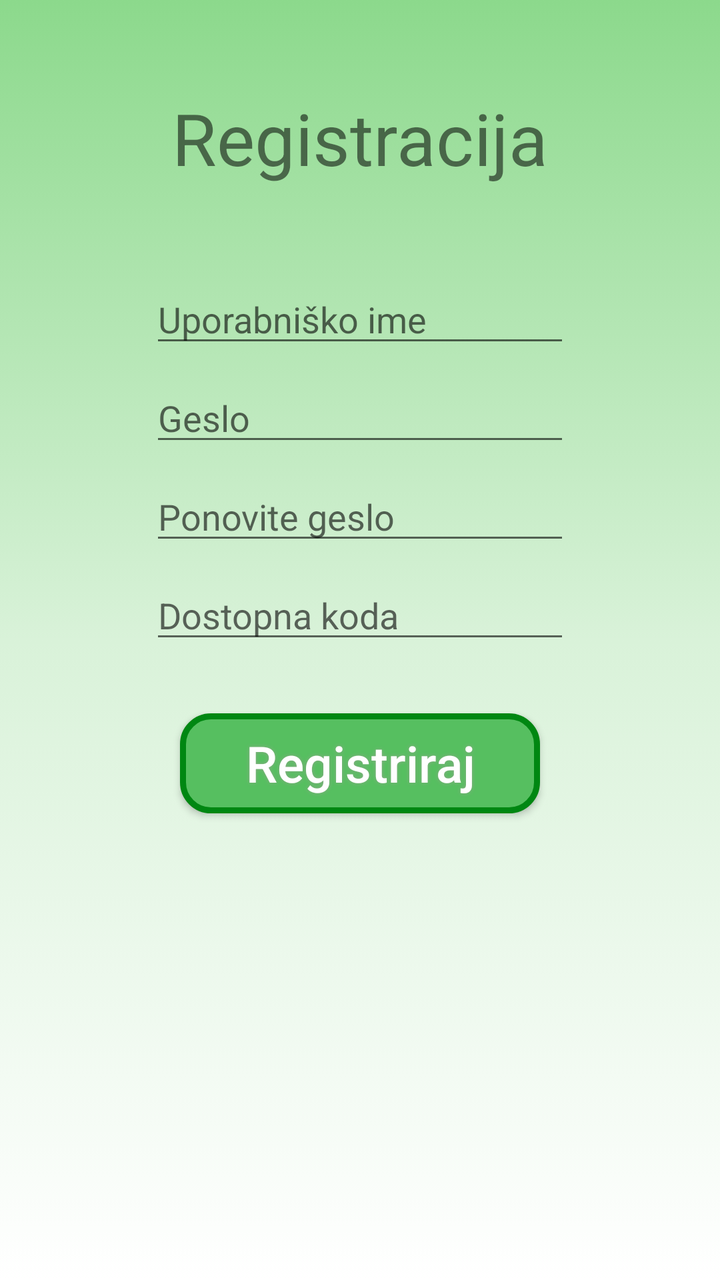
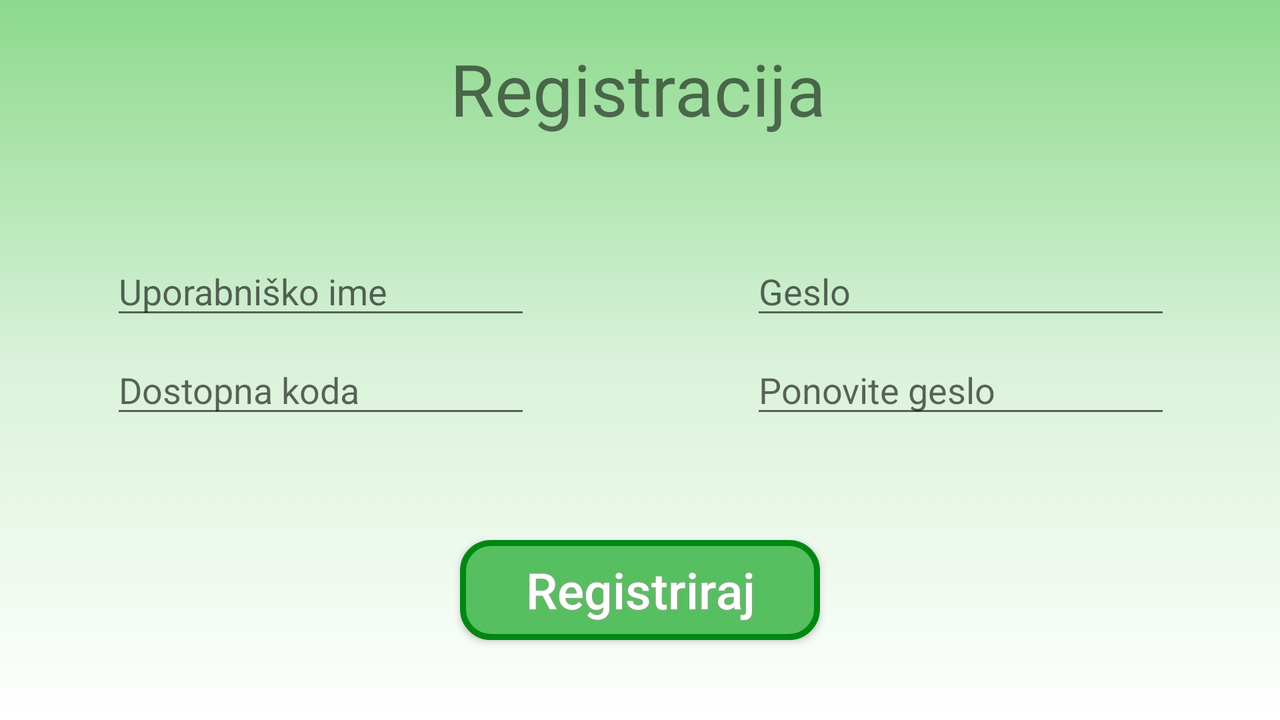

Compare how this app lays out the same screen by default and in its alternative resource folder. The renders come first, then the two layout files and the values they reference.
<!-- AndroidManifest.xml: application theme AppTheme -->
<!-- res/layout/activity_registracija.xml -->
<?xml version="1.0" encoding="utf-8"?>
<android.support.constraint.ConstraintLayout xmlns:android="http://schemas.android.com/apk/res/android"
    xmlns:app="http://schemas.android.com/apk/res-auto"
    xmlns:tools="http://schemas.android.com/tools"
    android:layout_width="match_parent"
    android:layout_height="match_parent"
    android:background="@drawable/bacground_color"
    tools:context=".Registracija">

    <EditText
        android:id="@+id/editText"
        android:layout_width="wrap_content"
        android:layout_height="wrap_content"
        android:layout_marginEnd="8dp"
        android:layout_marginStart="8dp"
        android:layout_marginTop="8dp"
        android:ems="10"
        android:hint="Uporabniško ime"
        android:inputType="textPersonName"
        app:layout_constraintEnd_toEndOf="parent"
        app:layout_constraintStart_toStartOf="parent"
        app:layout_constraintTop_toTopOf="@+id/guideline" />

    <EditText
        android:id="@+id/editText3"
        android:layout_width="wrap_content"
        android:layout_height="wrap_content"
        android:layout_marginEnd="8dp"
        android:layout_marginStart="8dp"
        android:layout_marginTop="8dp"
        android:ems="10"
        android:hint="Geslo"
        android:inputType="textPassword"
        app:layout_constraintEnd_toEndOf="parent"
        app:layout_constraintStart_toStartOf="parent"
        app:layout_constraintTop_toBottomOf="@+id/editText" />

    <EditText
        android:id="@+id/editText4"
        android:layout_width="wrap_content"
        android:layout_height="wrap_content"
        android:layout_marginEnd="8dp"
        android:layout_marginStart="8dp"
        android:layout_marginTop="8dp"
        android:ems="10"
        android:hint="Ponovite geslo"
        android:inputType="textPassword"
        app:layout_constraintEnd_toEndOf="parent"
        app:layout_constraintStart_toStartOf="parent"
        app:layout_constraintTop_toBottomOf="@+id/editText3" />

    <EditText
        android:id="@+id/editText5"
        android:layout_width="wrap_content"
        android:layout_height="wrap_content"
        android:layout_marginEnd="8dp"
        android:layout_marginStart="8dp"
        android:layout_marginTop="8dp"
        android:ems="10"
        android:hint="Dostopna koda"
        android:inputType="numberPassword"
        app:layout_constraintEnd_toEndOf="parent"
        app:layout_constraintStart_toStartOf="parent"
        app:layout_constraintTop_toBottomOf="@+id/editText4" />

    <android.support.constraint.Guideline
        android:id="@+id/guideline"
        android:layout_width="wrap_content"
        android:layout_height="wrap_content"
        android:orientation="horizontal"
        app:layout_constraintGuide_percent="0.20232172" />

    <TextView
        android:id="@+id/textView"
        android:layout_width="wrap_content"
        android:layout_height="wrap_content"
        android:layout_marginBottom="8dp"
        android:layout_marginEnd="8dp"
        android:layout_marginStart="8dp"
        android:layout_marginTop="8dp"
        android:text="Registracija"
        android:textSize="36sp"
        app:layout_constraintBottom_toTopOf="@+id/editText"
        app:layout_constraintEnd_toEndOf="parent"
        app:layout_constraintStart_toStartOf="parent"
        app:layout_constraintTop_toTopOf="parent" />

    <Button
        android:id="@+id/ID_registerBtnReg"

        android:layout_width="180dp"
        android:layout_height="50dp"

        android:layout_marginEnd="8dp"
        android:layout_marginStart="8dp"
        android:layout_marginTop="30dp"
        android:background="@drawable/button_green"
        android:shadowColor="#8BA886"
        android:shadowDx="0"
        android:shadowDy="0"
        android:shadowRadius="5"
        android:text="@string/registriraj"
        android:textAllCaps="false"
        android:textColor="#FFFFFF"
        android:textSize="25sp"
        app:layout_constraintEnd_toEndOf="parent"
        app:layout_constraintStart_toStartOf="parent"
        app:layout_constraintTop_toBottomOf="@+id/editText5" />

</android.support.constraint.ConstraintLayout>
<!-- resources referenced by this layout -->
<resources>
  <!-- drawable bacground_color (drawable) -->
  <?xml version="1.0" encoding="UTF-8"?>
  <selector xmlns:android="http://schemas.android.com/apk/res/android">
      <item>
          <shape>
              <gradient
                  android:startColor="#ffffff"
                  android:centerColor="#d9f2d9"
                  android:endColor="#8cd98c"
                  android:angle="90"/>
          </shape>
      </item>
  </selector>
  <!-- drawable button_green (drawable) -->
  <?xml version="1.0" encoding="utf-8"?>
  <shape xmlns:android="http://schemas.android.com/apk/res/android" android:shape="rectangle" >
      <corners
          android:radius="14dp"
          />
      <solid
          android:color="#56BF60"
          />
      <padding
          android:left="0dp"
          android:top="0dp"
          android:right="0dp"
          android:bottom="0dp"
          />
      <size
          android:width="250dp"
          android:height="60dp"
          />
      <stroke
          android:width="3dp"
          android:color="#008712"
          />
  </shape>
  <string name="registriraj">Registriraj</string>
  <style name="AppTheme" parent="Theme.AppCompat.Light.DarkActionBar">
          
          <item name="colorPrimary">@color/colorGreen</item>
          <item name="colorPrimaryDark">@color/colorGreenDark</item>
          <item name="colorAccent">@color/colorGreen</item>
      </style>
  <color name="colorGreen"> #339933</color>
  <color name="colorGreenDark">#006600</color>
</resources>
<!-- res/layout-land/activity_registracija.xml (the repository's variant of the layout above) -->
<!-- drawn on the phone turned sideways -->
<?xml version="1.0" encoding="utf-8"?>
<android.support.constraint.ConstraintLayout xmlns:android="http://schemas.android.com/apk/res/android"
    xmlns:app="http://schemas.android.com/apk/res-auto"
    xmlns:tools="http://schemas.android.com/tools"
    android:layout_width="match_parent"
    android:layout_height="match_parent"
    android:background="@drawable/bacground_color"
    tools:context=".Registracija">

    <EditText
        android:id="@+id/ID_name"
        android:layout_width="wrap_content"
        android:layout_height="wrap_content"
        android:layout_marginEnd="8dp"
        android:layout_marginStart="8dp"
        android:layout_marginTop="8dp"
        android:ems="10"
        android:hint="Uporabniško ime"
        android:inputType="textPersonName"
        app:layout_constraintEnd_toStartOf="@+id/guideline2"
        app:layout_constraintStart_toStartOf="parent"
        app:layout_constraintTop_toTopOf="@+id/guideline" />

    <EditText
        android:id="@+id/ID_passwrod"
        android:layout_width="wrap_content"
        android:layout_height="wrap_content"
        android:layout_marginEnd="8dp"
        android:layout_marginStart="8dp"
        android:layout_marginTop="8dp"
        android:ems="10"
        android:hint="Geslo"
        android:inputType="textPassword"
        app:layout_constraintEnd_toEndOf="parent"
        app:layout_constraintStart_toStartOf="@+id/guideline2"
        app:layout_constraintTop_toTopOf="@+id/guideline" />

    <EditText
        android:id="@+id/ID_passwrodRepeat"
        android:layout_width="wrap_content"
        android:layout_height="wrap_content"
        android:layout_marginEnd="8dp"
        android:layout_marginStart="8dp"
        android:layout_marginTop="8dp"
        android:ems="10"
        android:hint="Ponovite geslo"
        android:inputType="textPassword"
        app:layout_constraintEnd_toEndOf="parent"
        app:layout_constraintStart_toStartOf="@+id/guideline2"
        app:layout_constraintTop_toBottomOf="@+id/ID_passwrod" />

    <EditText
        android:id="@+id/ID_uniqcode"
        android:layout_width="wrap_content"
        android:layout_height="wrap_content"
        android:layout_marginEnd="8dp"
        android:layout_marginStart="8dp"
        android:layout_marginTop="8dp"
        android:ems="10"
        android:hint="Dostopna koda"
        android:inputType="numberPassword"
        app:layout_constraintEnd_toStartOf="@+id/guideline2"
        app:layout_constraintStart_toStartOf="parent"
        app:layout_constraintTop_toBottomOf="@+id/ID_name" />

    <android.support.constraint.Guideline
        android:id="@+id/guideline"
        android:layout_width="wrap_content"
        android:layout_height="wrap_content"
        android:orientation="horizontal"
        app:layout_constraintGuide_percent="0.32" />

    <TextView
        android:id="@+id/ID_textview"
        android:layout_width="wrap_content"
        android:layout_height="wrap_content"
        android:layout_marginEnd="8dp"
        android:layout_marginStart="8dp"
        android:layout_marginTop="20dp"
        android:text="Registracija"
        android:textSize="36sp"
        app:layout_constraintEnd_toEndOf="parent"
        app:layout_constraintHorizontal_bias="0.498"
        app:layout_constraintStart_toStartOf="parent"
        app:layout_constraintTop_toTopOf="parent" />

    <Button
        android:id="@+id/ID_registerBtnReg"

        android:layout_width="180dp"
        android:layout_height="50dp"

        android:layout_marginBottom="40dp"
        android:layout_marginEnd="8dp"
        android:layout_marginStart="8dp"
        android:background="@drawable/button_green"
        android:shadowColor="#8BA886"
        android:shadowDx="0"
        android:shadowDy="0"
        android:shadowRadius="5"
        android:text="@string/registriraj"
        android:textAllCaps="false"
        android:textColor="#FFFFFF"
        android:textSize="25sp"
        app:layout_constraintBottom_toBottomOf="parent"
        app:layout_constraintEnd_toEndOf="parent"
        app:layout_constraintStart_toStartOf="parent" />

    <android.support.constraint.Guideline
        android:id="@+id/guideline2"
        android:layout_width="wrap_content"
        android:layout_height="wrap_content"
        android:orientation="vertical"
        app:layout_constraintGuide_percent="0.50073206" />

    <ProgressBar
        android:id="@+id/ID_loading"
        style="?android:attr/progressBarStyle"
        android:layout_width="0dp"
        android:layout_height="wrap_content"
        android:layout_marginEnd="8dp"
        android:layout_marginStart="8dp"
        android:layout_marginTop="15dp"
        app:layout_constraintEnd_toEndOf="parent"
        app:layout_constraintStart_toStartOf="parent"
        app:layout_constraintTop_toBottomOf="@+id/ID_uniqcode"
        tools:visibility="gone" />

</android.support.constraint.ConstraintLayout>
